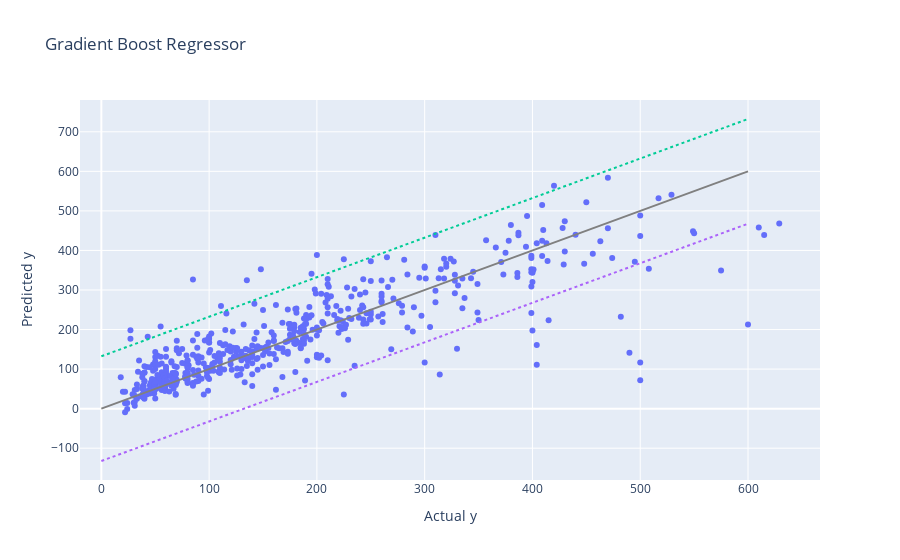
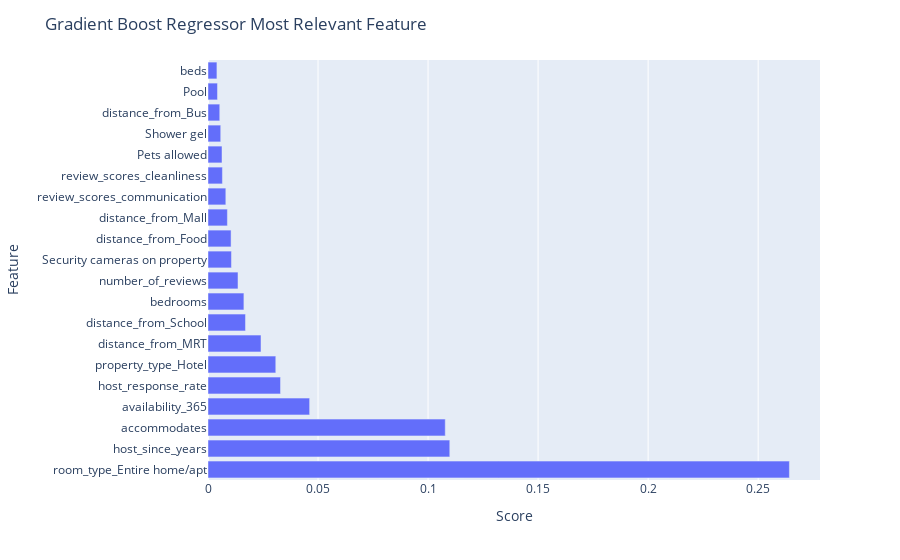
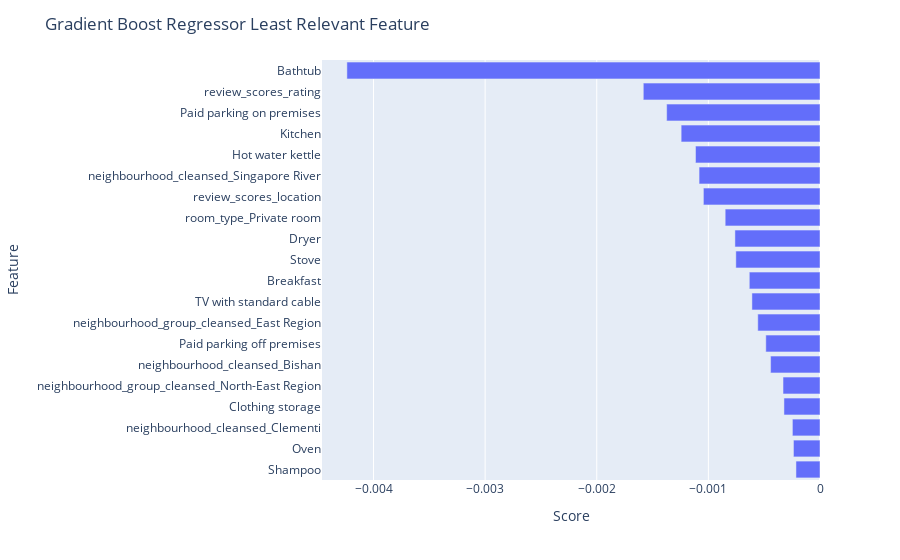

Notebook source saved alongside these figures, in order:
### Markdown cell above
We can use gradient boosting - a type of ensemble machine learning algorithms. Ensemble is a collection of decision trees. Every iteration, a decision tree is added to model to minimise the error. Models are fit using any arbitrary differentiable loss function and gradient descent optimization algorithm, and the goal is to minimise loss gradient. We will be using HistGradientBoostingRegressor from sklearn.

### Code cell
from sklearn.ensemble import HistGradientBoostingRegressor

model = HistGradientBoostingRegressor(random_state=random_state, max_iter=1000)

model.fit(X_train, y_train)

simulate(model, XXyy, name='Gradient Boost Regressor')

feature_plot(model.feature_names_in_, 
             permutation_importance(model, X_test, y_test, random_state=random_state).importances_mean, 
             'Gradient Boost Regressor')

### Figure 1 — Plotly figure (JSON) as saved in the notebook; plotly's stock layout.template omitted (floating-point values rounded to 4 significant figures; data arrays with more than 128 entries replaced by an {"elided": "..."} marker saying what was removed)
{"data": [{"hovertemplate": "Actual y=%{x}<br>Predicted y=%{y}<extra></extra>", "legendgroup": "", "marker": {"color": "#636efa", "symbol": "circle"}, "mode": "markers", "name": "", "orientation": "v", "showlegend": false, "type": "scatter", "x": {"elided": "555 int values"}, "xaxis": "x", "y": {"elided": "555 float values"}, "yaxis": "y"}, {"line": {"color": "gray"}, "mode": "lines", "showlegend": false, "type": "scatter", "x": [0, 600], "y": [0, 600]}, {"line": {"dash": "dot"}, "mode": "lines", "showlegend": false, "type": "scatter", "x": [0, 600], "y": [132.4, 732.4]}, {"line": {"dash": "dot"}, "mode": "lines", "showlegend": false, "type": "scatter", "x": [0, 600], "y": [-132.4, 467.6]}], "layout": {"legend": {"tracegroupgap": 0}, "title": {"text": "Gradient Boost Regressor"}, "xaxis": {"anchor": "y", "domain": [0, 1], "title": {"text": "Actual y"}}, "yaxis": {"anchor": "x", "domain": [0, 1], "title": {"text": "Predicted y"}}}}

### Figure 2 — Plotly figure (JSON) as saved in the notebook; plotly's stock layout.template omitted (floating-point values rounded to 4 significant figures)
{"data": [{"alignmentgroup": "True", "hovertemplate": "Score=%{x}<br>Feature=%{y}<extra></extra>", "legendgroup": "", "marker": {"color": "#636efa", "pattern": {"shape": ""}}, "name": "", "offsetgroup": "", "orientation": "h", "showlegend": false, "textposition": "auto", "type": "bar", "x": [0.2642, 0.1099, 0.1078, 0.04619, 0.03296, 0.0308, 0.02408, 0.01703, 0.01631, 0.01364, 0.01066, 0.01048, 0.008816, 0.008103, 0.006553, 0.006372, 0.005785, 0.005345, 0.004307, 0.004056], "xaxis": "x", "y": ["room_type_Entire home/apt", "host_since_years", "accommodates", "availability_365", "host_response_rate", "property_type_Hotel", "distance_from_MRT", "distance_from_School", "bedrooms", "number_of_reviews", "Security cameras on property", "distance_from_Food", "distance_from_Mall", "review_scores_communication", "review_scores_cleanliness", "Pets allowed", "Shower gel", "distance_from_Bus", "Pool", "beds"], "yaxis": "y"}], "layout": {"barmode": "relative", "legend": {"tracegroupgap": 0}, "margin": {"t": 60}, "title": {"text": "Gradient Boost Regressor Most Relevant Feature"}, "xaxis": {"anchor": "y", "domain": [0, 1], "title": {"text": "Score"}}, "yaxis": {"anchor": "x", "domain": [0, 1], "title": {"text": "Feature"}}}}

### Figure 3 — Plotly figure (JSON) as saved in the notebook; plotly's stock layout.template omitted (floating-point values rounded to 4 significant figures)
{"data": [{"alignmentgroup": "True", "hovertemplate": "Score=%{x}<br>Feature=%{y}<extra></extra>", "legendgroup": "", "marker": {"color": "#636efa", "pattern": {"shape": ""}}, "name": "", "offsetgroup": "", "orientation": "h", "showlegend": false, "textposition": "auto", "type": "bar", "x": [-0.0002154, -0.0002378, -0.0002473, -0.000323, -0.0003313, -0.0004426, -0.0004855, -0.0005573, -0.0006099, -0.0006335, -0.000754, -0.0007622, -0.0008495, -0.001045, -0.001083, -0.001115, -0.001244, -0.001374, -0.001583, -0.004238], "xaxis": "x", "y": ["Shampoo", "Oven", "neighbourhood_cleansed_Clementi", "Clothing storage", "neighbourhood_group_cleansed_North-East Region", "neighbourhood_cleansed_Bishan", "Paid parking off premises", "neighbourhood_group_cleansed_East Region", "TV with standard cable", "Breakfast", "Stove", "Dryer", "room_type_Private room", "review_scores_location", "neighbourhood_cleansed_Singapore River", "Hot water kettle", "Kitchen", "Paid parking on premises", "review_scores_rating", "Bathtub"], "yaxis": "y"}], "layout": {"barmode": "relative", "legend": {"tracegroupgap": 0}, "margin": {"t": 60}, "title": {"text": "Gradient Boost Regressor Least Relevant Feature"}, "xaxis": {"anchor": "y", "domain": [0, 1], "title": {"text": "Score"}}, "yaxis": {"anchor": "x", "domain": [0, 1], "title": {"text": "Feature"}}}}
